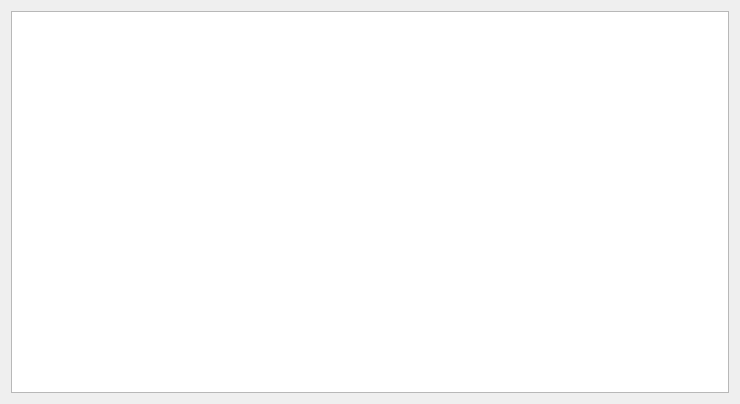
<?xml version="1.0" encoding="UTF-8"?>
<ui version="4.0">
 <class>trazabilidad</class>
 <widget class="QDialog" name="trazabilidad">
  <property name="geometry">
   <rect>
    <x>0</x>
    <y>0</y>
    <width>740</width>
    <height>404</height>
   </rect>
  </property>
  <property name="windowTitle">
   <string>Dialog</string>
  </property>
  <layout class="QGridLayout" name="gridLayout">
   <item row="0" column="0">
    <widget class="QTableWidget" name="tabla"/>
   </item>
  </layout>
 </widget>
 <resources/>
 <connections/>
</ui>
